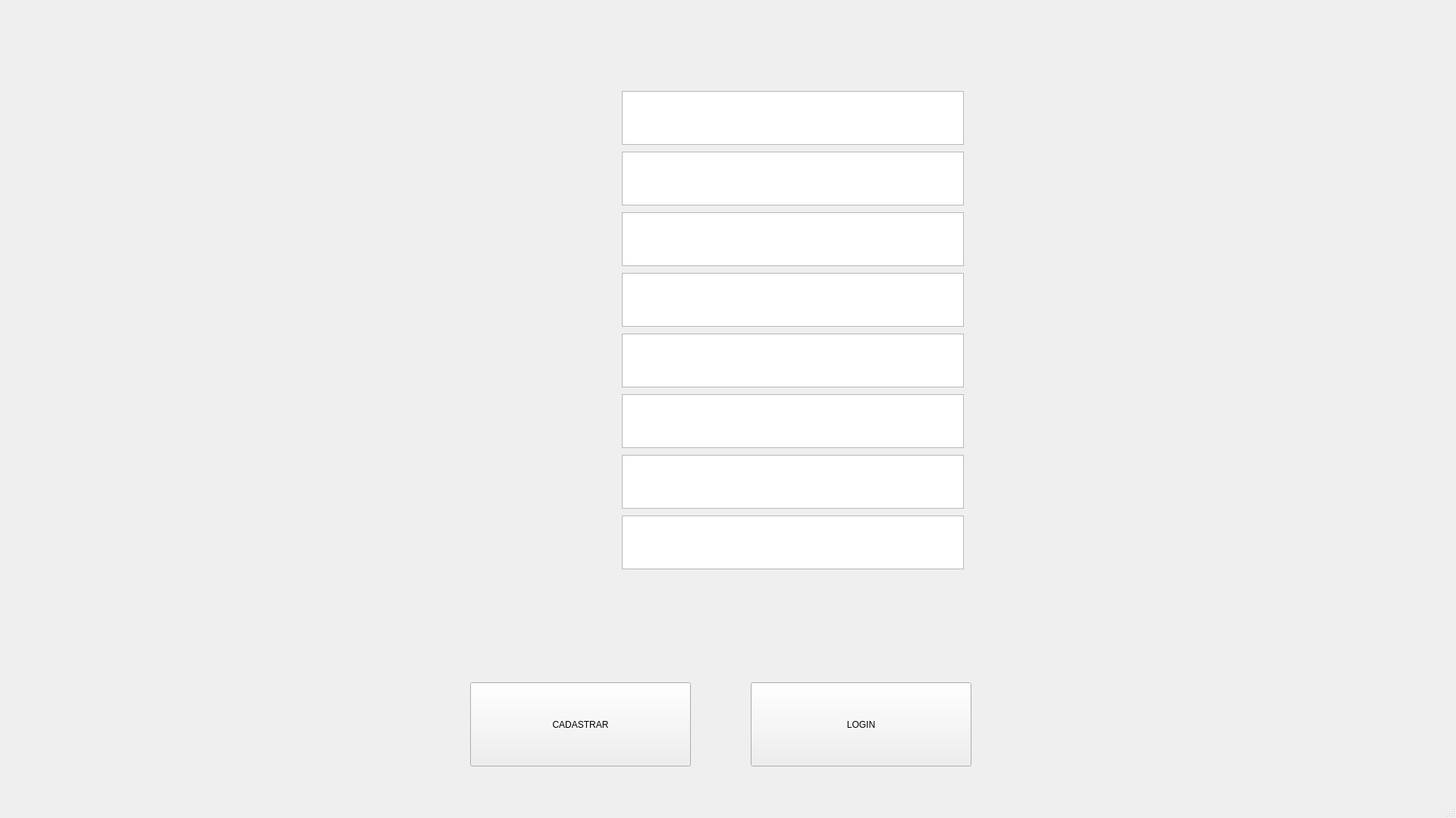
<?xml version="1.0" encoding="UTF-8"?>
<ui version="4.0">
 <class>MainWindow</class>
 <widget class="QMainWindow" name="MainWindow">
  <property name="geometry">
   <rect>
    <x>0</x>
    <y>0</y>
    <width>1920</width>
    <height>1079</height>
   </rect>
  </property>
  <property name="windowTitle">
   <string>MainWindow</string>
  </property>
  <widget class="QWidget" name="centralwidget">
   <widget class="QLabel" name="label">
    <property name="geometry">
     <rect>
      <x>0</x>
      <y>0</y>
      <width>1911</width>
      <height>1051</height>
     </rect>
    </property>
    <property name="text">
     <string/>
    </property>
    <property name="pixmap">
     <pixmap>CPF (1)/2.png</pixmap>
    </property>
   </widget>
   <widget class="QTextEdit" name="txtcpf">
    <property name="geometry">
     <rect>
      <x>820</x>
      <y>120</y>
      <width>451</width>
      <height>71</height>
     </rect>
    </property>
   </widget>
   <widget class="QTextEdit" name="txtnome">
    <property name="geometry">
     <rect>
      <x>820</x>
      <y>200</y>
      <width>451</width>
      <height>71</height>
     </rect>
    </property>
   </widget>
   <widget class="QTextEdit" name="txendereco">
    <property name="geometry">
     <rect>
      <x>820</x>
      <y>280</y>
      <width>451</width>
      <height>71</height>
     </rect>
    </property>
   </widget>
   <widget class="QTextEdit" name="txtcidade">
    <property name="geometry">
     <rect>
      <x>820</x>
      <y>360</y>
      <width>451</width>
      <height>71</height>
     </rect>
    </property>
   </widget>
   <widget class="QTextEdit" name="txtemail">
    <property name="geometry">
     <rect>
      <x>820</x>
      <y>440</y>
      <width>451</width>
      <height>71</height>
     </rect>
    </property>
   </widget>
   <widget class="QTextEdit" name="txtplano">
    <property name="geometry">
     <rect>
      <x>820</x>
      <y>520</y>
      <width>451</width>
      <height>71</height>
     </rect>
    </property>
   </widget>
   <widget class="QTextEdit" name="txtsenha">
    <property name="geometry">
     <rect>
      <x>820</x>
      <y>600</y>
      <width>451</width>
      <height>71</height>
     </rect>
    </property>
   </widget>
   <widget class="QTextEdit" name="txtsenha2">
    <property name="geometry">
     <rect>
      <x>820</x>
      <y>680</y>
      <width>451</width>
      <height>71</height>
     </rect>
    </property>
   </widget>
   <widget class="QPushButton" name="btncadastro">
    <property name="geometry">
     <rect>
      <x>620</x>
      <y>900</y>
      <width>291</width>
      <height>111</height>
     </rect>
    </property>
    <property name="text">
     <string>CADASTRAR</string>
    </property>
   </widget>
   <widget class="QPushButton" name="btnlogin">
    <property name="geometry">
     <rect>
      <x>990</x>
      <y>900</y>
      <width>291</width>
      <height>111</height>
     </rect>
    </property>
    <property name="text">
     <string>LOGIN</string>
    </property>
   </widget>
  </widget>
  <widget class="QMenuBar" name="menubar">
   <property name="geometry">
    <rect>
     <x>0</x>
     <y>0</y>
     <width>1920</width>
     <height>26</height>
    </rect>
   </property>
  </widget>
  <widget class="QStatusBar" name="statusbar"/>
 </widget>
 <resources/>
 <connections/>
</ui>
